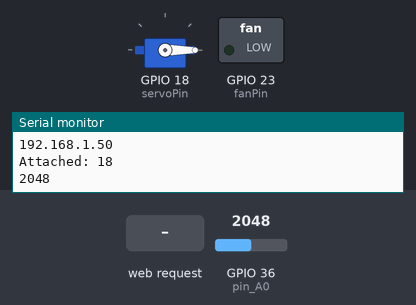
This sketch was run on a simulated ESP32. On the bench: servo, switched loads named in the sketch (green lamp = pin HIGH), the last lines printed to the serial monitor. The inputs (shaded band) are chosen by the test bench; at power-on: GPIO 36 (pin_A0) = 2048. WiFi joins after 1.5 s; servers stay silent unless stated; servo pulses on a pin are drawn as a servo (544–2400 µs = 0–180°); pins used as bus, display or sensor lines are not drawn.

Above: at 2.5 s.
2.8 s: HTTP request GET /?value=switch& received
At 3.12 s:
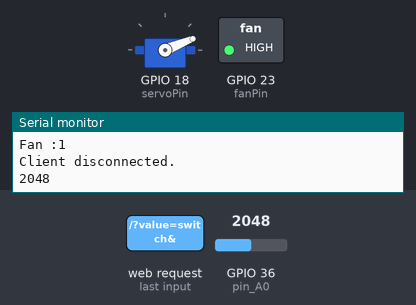
6.3 s: HTTP request GET /switch received
At 7.5 s:
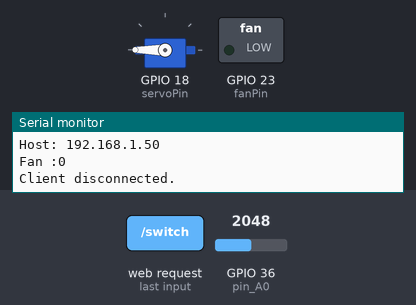
7.9 s: GPIO 36 (pin_A0) set to 1256
10.2 s: GPIO 36 (pin_A0) set to 1141
At 13.1 s:
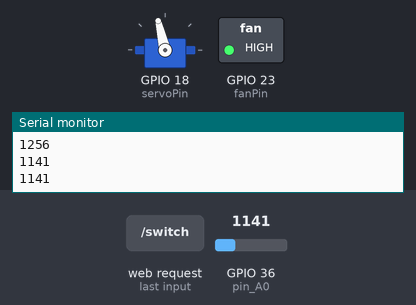
13.7 s: GPIO 36 (pin_A0) set to 1641
16.2 s: GPIO 36 (pin_A0) set to 1755
At 16.65 s:
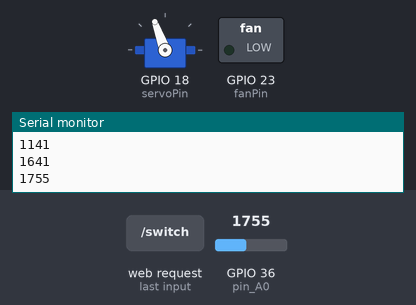
Timing chart, 0 to 19.6 s (numbered marks = the images above; inputs shaded):
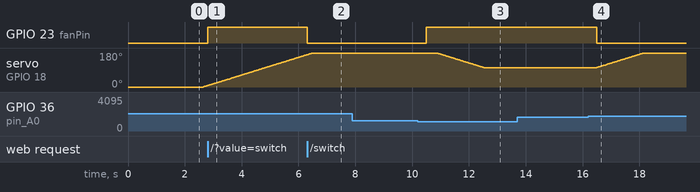

Measured:
- the behaviour switches between 1200 and 1199 on GPIO 36 (pin_A0) (found by bisection; images 2 and 3)
- the behaviour switches between 1700 and 1701 on GPIO 36 (pin_A0) (found by bisection; images 3 and 4)
- after the input at 2.8 s, GPIO 23 (fanPin): LOW → HIGH at once
- after the input at 6.3 s, GPIO 23 (fanPin): HIGH → LOW at once
- after the input at 10.2 s, GPIO 23 (fanPin): LOW → HIGH after 0.30 s; servo on GPIO 18 (servoPin): moves from 180° to 103° over 1.6 s, starting after 0.68 s
- after the input at 16.2 s, GPIO 23 (fanPin): HIGH → LOW after 0.30 s; servo on GPIO 18 (servoPin): moves from 103° to 180° over 1.6 s, starting after 0.30 s

The sketch:

autoShutter.ino
```cpp
/* shutterAutomation                                                    */
/*                                                                      */
/* Controls my bedroom shutter by a servomotor using an ESP32           */
/* wifi controller and light sensing. It also switch an optional 240ac  */
/* fan via a SSR                                                        */
/*                                                                      */
/* Releases:                                                            */
/*      -26/05/24 v0.1 early commit, only wifi command. servo need      */
/*      turned off. slow 50ms timeout                                   */
/*                                                                      */
/* @ 2024 Ivan Mella. ivan.m48@gmail.com                                */

#include <WiFi.h>
#include "mg995.h"
/* The html file.                                                       */
#include "html.h"

/* create servo object to control a servo                               */
mg995 myservo;
/* 16 servo objects can be created on the ESP32                         */

/* variable to store the servo position                                 */
int pos = 0;

/* Recommended PWM GPIO pins on the ESP32 include 2,4,12-19,21-23,      */
/* 25-27,32-33                                                          */
/* Possible PWM GPIO pins on the ESP32-S2: 0(used by on-board button),  */
/* 1-17,18(used by on-board LED),19-21,26,33-42                         */
/* Possible PWM GPIO pins on the ESP32-S3: 0(used by on-board button),  */
/* 1-21,35-45,47,48(used by on-board LED)                               */
/* Possible PWM GPIO pins on the ESP32-C3: 0(used by on-board button),  */
/* 1-7,8(used by on-board LED),9-10,18-21                               */

#if defined(CONFIG_IDF_TARGET_ESP32S2) || defined(CONFIG_IDF_TARGET_ESP32S3)
int servoPin = 18;
#elif defined(CONFIG_IDF_TARGET_ESP32C3)
int servoPin = 7;
#else
int servoPin = 18;
#endif

/* Network configuration                                                */
const char* ssid     = "GL-MT300N-V2-10e";
const char* password = "goodlife";

/* Set web server port number to 80                                     */
WiFiServer server(80);

/* Variable to store the HTTP request                                   */
String header;

/* Decode HTTP GET value                                                */
String valueString = String(5);
int value = -1;                 // boot default
int pos1 = 0;
int pos2 = 0;

// analog light variables
constexpr int pin_A0 = 36;
// automa variables
long automaTimeout = 0;
bool automaTrigger = 0;

// fan variables
constexpr int fanPin = 23;
bool fanSwitch = 0;

/* Current time                                                         */
unsigned long currentTime = millis();

/* Previous time                                                        */
unsigned long previousTime = 0;

/* Define timeout time in milliseconds (example: 2000ms = 2s)           */
const long timeoutTime = 2000;

/* Servo timeout                                                        */
unsigned long servoTargetTime = 0;
/* 50ms within every servo update                                       */
const unsigned long servoTimeout = 30;

void setup()
{
        /*                      **** WIFI *****                         */
	Serial.begin(115200);

 	/* Connect to Wi-Fi network with SSID and password              */
	Serial.print("Connecting to ");
	Serial.println(ssid);
	WiFi.begin(ssid, password);
	while (WiFi.status() != WL_CONNECTED) {
		delay(500);
		Serial.print(".");
	}
	/* Print local IP address and start web server                  */
	Serial.println("");
	Serial.println("WiFi connected.");
	Serial.println("IP address: ");
	Serial.println(WiFi.localIP());
	server.begin();

        /*                      **** SERVO *****                        */
	/* Allow allocation of all timers                               */
	// ESP32PWM::allocateTimer(0);
	// ESP32PWM::allocateTimer(1);
	// ESP32PWM::allocateTimer(2);
	// ESP32PWM::allocateTimer(3);
        pinMode(fanPin, OUTPUT);
	/* standard 50 hz servo                                         */
	// myservo.setPeriodHertz(50);

        /* attaches the servo on pin  18  to  the  servo  object  using */
        /* default min/max of 1000us and 2000us  different  servos  may */
        /* require different min/max settings for an accurate 0 to  180 */
        /* sweep                                                        */
        myservo.attach(servoPin, 10);
        Serial.print("Attached: ");
        Serial.println(servoPin);
}

void loop()
{
        /* Listen for incoming clients                                  */
	WiFiClient client = server.accept();

        /* If a new client connects,                                    */
	if (client)
        {
		currentTime = millis();
		previousTime = currentTime;
                /* print a message out in the serial port               */
		Serial.println("New Client.");
                /* make a String to hold incoming data from the client  */
		String currentLine = "";
                /* loop while the client's connected                    */
		while (client.connected() && currentTime - previousTime <= timeoutTime)
                {
			currentTime = millis();
                        /* if there's bytes to read from the client,    */
			if (client.available()) {
                                /* read a byte, then                    */
				char c = client.read();
                                /* print it out the serial monitor      */
				Serial.write(c);
				header += c;
                                /* if the byte is a newline character   */
				if (c == '\n')
                                {
					/* if the current line is blank, you got two newline characters in a row.       */
					/* that's the end of the client HTTP request, so send a response:               */
					if (currentLine.length() == 0) {
                                                /* Send whole html text file */
						client.print(html);

						/* GET /?value=180& HTTP/1.1                                            */
                                                if(header.indexOf("GET /?value=") >= 0) {
							pos1 = header.indexOf('=');
							pos2 = header.indexOf('&');
                                                        /* Set the servo value                                          */
							valueString = header.substring(pos1+1, pos2);
                                                        Serial.println(valueString);
                                                        if(valueString.length() <= 3)
                                                                value = valueString.toInt();
						}
						/* The HTTP response ends with another blank line                       */
						client.println();
						/* Break out of the while loop                                          */
						break;
					} else {
                                                /* if you got a newline, then clear currentLine                         */
						currentLine = "";
					}
                                /* if you got anything else but a carriage return character,                            */
				} else if (c != '\r') {
                                        /* add it to the end of the currentLine                                         */
					currentLine += c;
				}
			}
		}

                //triggers the fan frow webpage
                if(valueString == "switch")
                {
                        fanSwitch = !fanSwitch;
                        Serial.print("Fan :");
                        Serial.println(fanSwitch);
                        digitalWrite(fanPin, fanSwitch);
                }

		/* Clear the header variable    */
		header = "";
		/* Close the connection         */
		client.stop();
		Serial.println("Client disconnected.");
		Serial.println("");
	}

        // updates servo position
        myservo.write(value);


        // automata every 1.5 sec. opens and turns on fan on dusk
        if ((millis() - automaTimeout) >= 1500)
        {
                automaTimeout = millis();
                //reads light emission
                uint16_t BitsA0 = analogRead(pin_A0);
                Serial.println(BitsA0);

                if (!automaTrigger && BitsA0 > 1700)
                {
                        value = 0;
                        automaTrigger = 1;
                        digitalWrite(fanPin, 0);
                }
                else if (automaTrigger && BitsA0 < 1200)
                {
                        value = 90;
                        automaTrigger = 0;
                        digitalWrite(fanPin, 1);
                }

        }


}
```

html.h
```cpp
constexpr char html[] = R"""(
HTTP/1.1 200 OK
Content-type:text/html
Connection: close

<!DOCTYPE html>
<html>
	<head>
		<meta name="viewport" content="width=device-width, initial-scale=1">
		<link rel="icon" href="data:,">

		<style> body {
			text-align: center;
			font-family: "Trebuchet MS", Arial;
			margin-left:auto; margin-right:auto;}
		.slider { width: 300px; }</style>
		<script src="https://ajax.googleapis.com/ajax/libs/jquery/3.3.1/jquery.min.js"> cd cd </script>
	</head>
	<body>
		<h1>Tapparella Sesame</h1>
		<p>Position: <span id="servoPos"> </span> </p>

		<!-- bar -->
		<input type="range" min="0" max="180" class="slider" id="servoSlider" onchange="servo(this.value)" value="+valueString+"/>


		<p>Fan: <span id="servoPower"> </span> </p>
		<input type="button" id="btn" onclick="switchBtn()" value="Off" ></input>

		<!-- switchbutton -->
	<!--		<label class="switch">
			<input type="checkbox">
			<span class="slider"> </span>
		</label>-->

		<!-- Javascript -->
		<script>
			var btnVal = 0
			function switchBtn()
			{
				if (btnVal) document.getElementById("btn").value = "Off", btnVal = 0;
				else document.getElementById("btn").value = "On", btnVal = 1;

				console.log("!");
				$.ajaxSetup({timeout:1000});
				$.get("/?value=switch&"); {Connection: close};
			}
			var slider = document.getElementById("servoSlider");
			var servoP = document.getElementById("servoPos");
			servoP.innerHTML = slider.value;
			console.log(slider.value);
			slider.oninput = function() {slider.value = this.value; servoP.innerHTML = this.value; }
			$.ajaxSetup({timeout:1000}); function servo(pos) {
			$.get("/?value=" + pos + "&"); {Connection: close};}
		</script>
	</body>
</html>
)""";
```

mg995.cpp
```cpp
#include "mg995.h"
//#define VERBOSE

/* Contructor */
mg995::mg995()
{
}

/* Attach the servo */
void mg995::attach(int _mgPin, int _servoTimeout)
{
        mgPin = _mgPin;
        servoTimeout = _servoTimeout;
        timeout = 0;
        /* configure port for servo */
        ledcAttach(mgPin, LEDC_BASE_FREQ, LEDC_TIMER_BIT);
}

void mg995::write(int targetDegree)
{
        // Do nothing until a real target degree is triggered
        if(targetDegree == -1)
                return;

        /* map 0 to 180 to correct pwm pulses           */
        unsigned int targetDuty = map(targetDegree, 180, 0, ledcLoDuty, ledcHiDuty);

        /* nothing changed */
        if(duty == targetDuty)
                return;

        /* Rotate servo non blocking, non reentrant routine*/
        if(millis() - timeout >= servoTimeout)
        {
                /* calculates new timeout */
                timeout = millis();

                if(duty < targetDuty)
                {
                        duty++;
                }
                else if (duty > targetDuty)
                {
                        duty--;
                }

                /* send PWM to port */
                #ifdef VERBOSE
                Serial.print("@ ");
                Serial.println(degree);
                #endif
                ledcWrite(mgPin, duty);
        }
}
```

mg995.h
```cpp
/* mg995.h Header .
 * General purpose library for the use of MG995 stepper motor
  */

#ifndef MG995_H
#define MG995_H

#include <Arduino.h>

constexpr int LEDC_TIMER_BIT = 12;      // bit precision for LEDC timer
constexpr int LEDC_BASE_FREQ = 50;      // LEDC base frequency
// Specific duty limits
constexpr int ledcLoDuty = 130;
constexpr int ledcHiDuty = 528;


class mg995
{
	private:

		int mgPin;			// Connected pin
                unsigned long timeout;          // Keep the last execution timestamp
                unsigned int duty;              // 9999 do nothing ;)
                unsigned int servoTimeout = 0;  // default setvo timeOut (Max speed)
        public:
		mg995();                        // MG995 constructor
                void attach(int, int);          // port, delay in ms
		void write(int);                // rotate servo at defined speed
};
#endif
```
